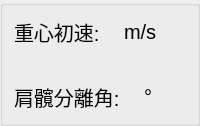
              <widget class="QGroupBox" name="groupBox">
               <property name="title">
                <string/>
               </property>
               <layout class="QGridLayout" name="gridLayout_7">
                <item row="0" column="0">
                 <layout class="QGridLayout" name="gridLayout_6">
                  <item row="1" column="0">
                   <layout class="QHBoxLayout" name="horizontalLayout_16" stretch="1,1,8">
                    <item>
                     <widget class="QLabel" name="centerGravity">
                      <property name="font">
                       <font>
                        <pointsize>15</pointsize>
                       </font>
                      </property>
                      <property name="text">
                       <string>重心初速:</string>
                      </property>
                     </widget>
                    </item>
                    <item>
                     <widget class="QLabel" name="centerGravityLabel">
                      <property name="font">
                       <font>
                        <pointsize>15</pointsize>
                       </font>
                      </property>
                      <property name="text">
                       <string/>
                      </property>
                      <property name="alignment">
                       <set>Qt::AlignRight|Qt::AlignTrailing|Qt::AlignVCenter</set>
                      </property>
                     </widget>
                    </item>
                    <item>
                     <widget class="QLabel" name="space">
                      <property name="font">
                       <font>
                        <pointsize>15</pointsize>
                       </font>
                      </property>
                      <property name="text">
                       <string>m/s</string>
                      </property>
                     </widget>
                    </item>
                   </layout>
                  </item>
                  <item row="3" column="0">
                   <layout class="QHBoxLayout" name="horizontalLayout_17" stretch="1,1,8">
                    <item>
                     <widget class="QLabel" name="hipShoulderLabel">
                      <property name="font">
                       <font>
                        <pointsize>15</pointsize>
                       </font>
                      </property>
                      <property name="text">
                       <string>肩髖分離角:</string>
                      </property>
                     </widget>
                    </item>
                    <item>
                     <widget class="QLabel" name="hipShoulderEditLabel1">
                      <property name="font">
                       <font>
                        <pointsize>15</pointsize>
                       </font>
                      </property>
                      <property name="text">
                       <string/>
                      </property>
                      <property name="alignment">
                       <set>Qt::AlignRight|Qt::AlignTrailing|Qt::AlignVCenter</set>
                      </property>
                     </widget>
                    </item>
                    <item>
                     <widget class="QLabel" name="space_3">
                      <property name="font">
                       <font>
                        <pointsize>15</pointsize>
                       </font>
                      </property>
                      <property name="text">
                       <string>°</string>
                      </property>
                     </widget>
                    </item>
                   </layout>
                  </item>
                  <item row="2" column="0">
                   <widget class="QLabel" name="space_5">
                    <property name="font">
                     <font>
                      <pointsize>15</pointsize>
                     </font>
                    </property>
                    <property name="text">
                     <string/>
                    </property>
                   </widget>
                  </item>
                 </layout>
                </item>
               </layout>
              </widget>
